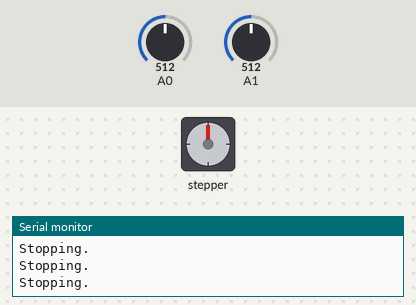
A sketch run on a simulated Arduino Uno, built with avr-gcc and run on an emulated ATmega328P. On the bench: stepper motor, the last lines printed to the serial monitor. Wiring (inferred from the names in the program): stepper motor (200 steps per turn assumed): coils pin 8, pin 9, pin 10, pin 11. The test bench sets the inputs (shaded band); at power-on: A0 = 512, A1 = 512.

Above: at 1.2 s.
1.3 s: A0 set to 545
At 2.17 s:
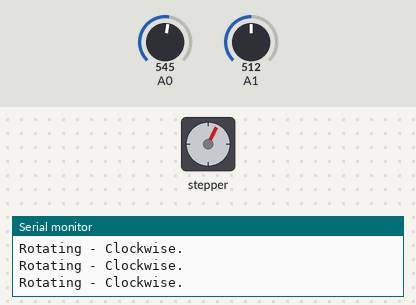
4.3 s: A1 set to 530
At 4.3 s:
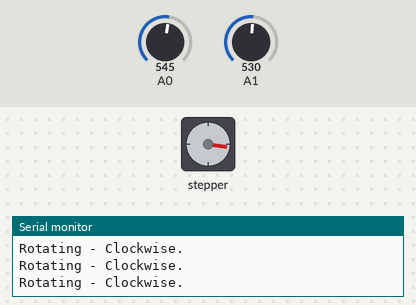
5.8 s: A1 set to 511
At 6.18 s:
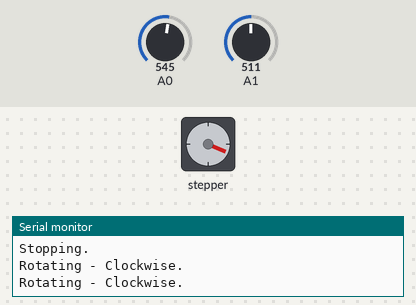
8.8 s: A0 set to 306
11.8 s: A0 set to 474
14.8 s: A0 set to 498
At 16.2 s:
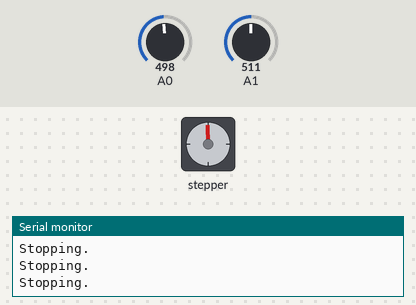
Timing chart, 0 to 17.4 s (numbered marks = the images above; inputs shaded):
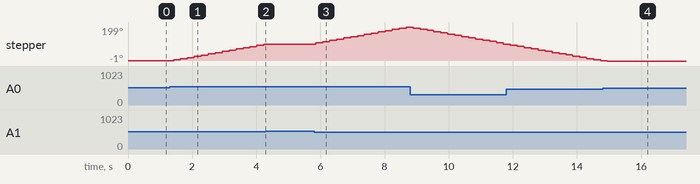

Measured:
- the behaviour switches between 537 and 538 on A0 (found by bisection; images 0 and 1)
- the behaviour switches between 519 and 520 on A1 (found by bisection; images 1 and 2)
- after the input at 1.3 s, stepper: keeps turning clockwise at about 35°/s, starting after 0.11 s
- after the input at 4.3 s, stepper: stops changing and stays 99°
- after the input at 5.8 s, stepper: keeps turning clockwise at about 35°/s, starting after 0.06 s
- after the input at 14.8 s, stepper: goes on until 14.9 s, then stays -1°

The sketch:

SolarTracker.ino
```cpp
#define ACCEPTABLE_DEVIATION 25
#define STRATEGY_NAME "greedy"
#define STEP_MODE "halfstep"

// Stepper motor driver's pins
const int PINS[] = {8, 9, 10, 11};

// Pointer to a function that takes an array of integers as parameter
typedef String (*fptr)(int []);


// Strategies functions
String greedyMovement(int LDRValues[]) {
  /*
   * Given an array of LDR values, calculate the direction
   * with highest light incidence within an acceptable
   * deviation between the LDRs and returns the direction.
   */
    if(LDRValues[0] > LDRValues[1] + ACCEPTABLE_DEVIATION) {
        return "left";
    } else if(LDRValues[1] > LDRValues[0] + ACCEPTABLE_DEVIATION) {
        return "right";
    } else {
        return "stop";
    }
}

String noMovement(int LDRValues[]) {
  /*
   * Returns an stop string indicating no movement.
   */
    return "stop";
}

// Strategy list
fptr strategies(String strategy) {
  /*
   * Returns the Strategy function.
   *
   * Each Strategy must have a if statement,
   * comparing the strategy passed as an argument
   * to the strategies created.
   */
      if(strategy.equalsIgnoreCase("greedy")) {
          return greedyMovement;
      } else {
          return noMovement;
      }
}

// Step Mode related functions

int (*(getStepMode)())[4] {
  /*
   * Returns the step mode matrix that contains
   * the activation sequence of the driver's pins.
   */
  if(STEP_MODE == "fullstep") {
    static int steps[8][4] = {
      {0, 0, 1, 1},
      {0, 1, 1, 0},
      {1, 1, 0, 0},
      {1, 0, 0, 1}
    };
    return steps;
  } else if(STEP_MODE == "wavestep") {
    static int steps[8][4] = {
      {0, 0, 0, 1},
      {0, 0, 1, 0},
      {0, 1, 0, 0},
      {1, 0, 0, 0}
    };
    return steps;
  } else if(STEP_MODE == "halfstep") {
    static int steps[8][4] = {
      {0, 0, 0, 1},
      {0, 0, 1, 1},
      {0, 0, 1, 0},
      {0, 1, 1, 0},
      {0, 1, 0, 0},
      {1, 1, 0, 0},
      {1, 0, 0, 0},
      {1, 0, 0, 1}
    };
    return steps;
  } else {
    static int steps[1][4] = {
      {0, 0, 0, 0}
    };
    return steps;
  }
}

int getStepsSize() {
  /*
   * Returns an integer indicating the size of the step mode matrix.
   */
  if(STEP_MODE == "halfstep") {
    return 8;
  } else if(STEP_MODE == "fullstep" || STEP_MODE == "wavestep") {
    return 4;
  } else {
    return 1;
  }
}

// Global Variables
fptr strategy;
int (*steps)[4];
bool nightModeActive;

void setup() {
    Serial.begin(9600);
    strategy = strategies(STRATEGY_NAME);

    steps = getStepMode();
    nightModeActive = false;

    for(int i=0; i < 4; i++) {
      pinMode(PINS[i], OUTPUT);
    }
}


void loop() {

  // Port A1 -> Left LDR; Port A0 -> Right LDR
  int LDRValues[] = {analogRead(A1), analogRead(A0)};

  nightMode(LDRValues);

  if(nightModeActive == false) {
    String direction = strategy(LDRValues);

    move(direction);

    delay(200);
  }
}

// Movement related function
void move(String direction) {
  /*
   * Rotates the Stepper Motor accordingly to the direction passed.
   *   - If direction == right -> Clockwise.
   *   - If direction == left -> Counter-Clockwise.
   *   - If direction == stop -> Don't rotate.
   */

  int stepsSize = getStepsSize();

  if(direction == "left") {
    Serial.println("Rotating - Counter-Clockwise.");
    for(int i=0; i < stepsSize; i++) {
      for(int j=0; j < 4; j++) {
        digitalWrite(PINS[j], steps[i][j]);
      }
      delay(2);
    }
    return;
  }

  if(direction == "right") {
    Serial.println("Rotating - Clockwise.");
    for(int i=(stepsSize - 1); i >= 0; i--) {
      for(int j=0; j < 4; j++) {
        digitalWrite(PINS[j], steps[i][j]);
      }
      delay(2);
    }
    return;
  }

  if(direction == "stop") {
    Serial.println("Stopping.");
    for(int i = 0; i < 4; i++) {
      digitalWrite(PINS[i], 0);
    }
    return;
  }
}

void nightMode(int LDRValues[]) {
  if(LDRValues[0] < 10 && LDRValues[1] < 10) {
    move("stop");
    if(nightModeActive == false) {
      nightModeActive == true;
      Serial.println("Entering night mode.");
    }
    delay(300000);
  } else {
    if(nightModeActive == true) {
      Serial.println("Exiting night mode.");
      nightModeActive = false;
    }
  }
}
```
